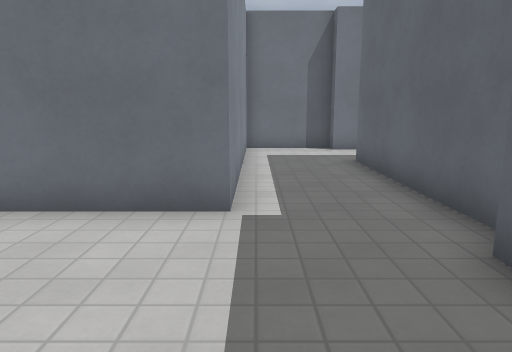
view 1 (above)

22 first-person views from a walk through a level from a Godot 3-D game. The camera is 1.3 m above the floor, tilts 10° down and sees 70° across. The floor is counted in squares, 1 m on a side. Each view is taken from the middle of a square. On the plan, view 1 faces up. The plan holds only what a view shows up to about 15 squares ahead; the rest is blank. The place goes on beyond the plan. Characters and animated objects are not drawn. Surface patterns are stand-ins for the level's own textures.

view 2
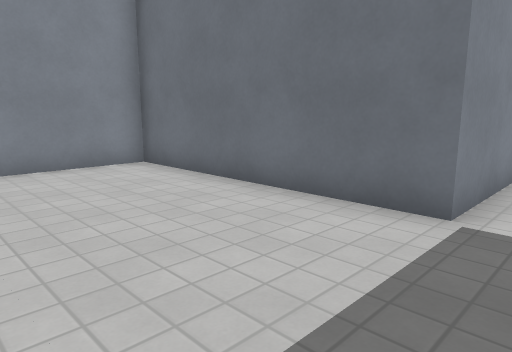

view 3
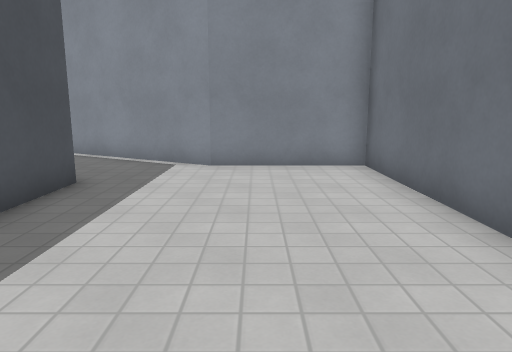

view 4
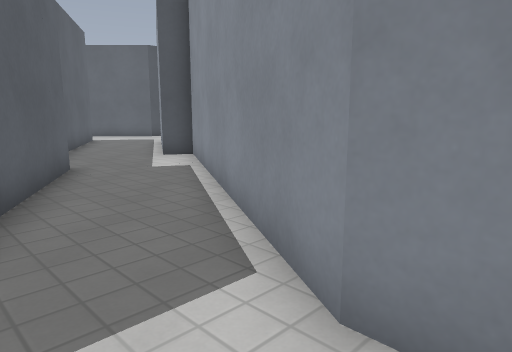

view 5
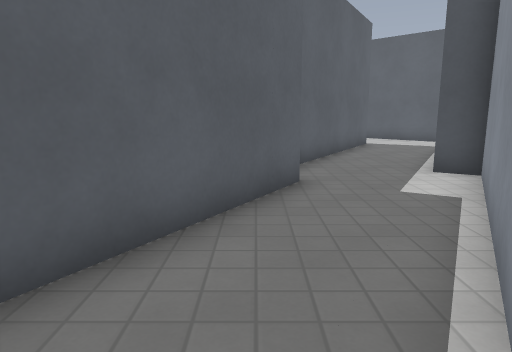

view 6
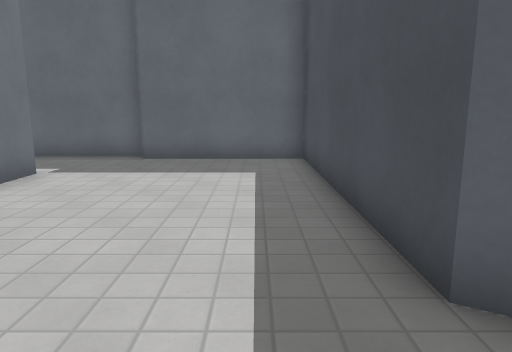

view 7
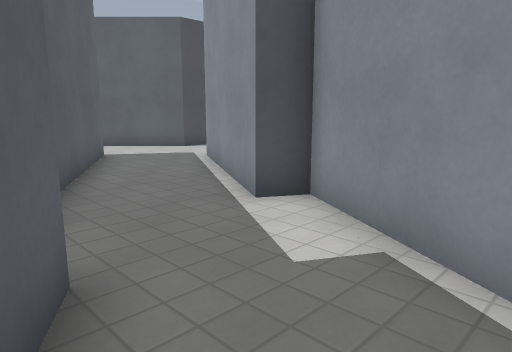

view 8
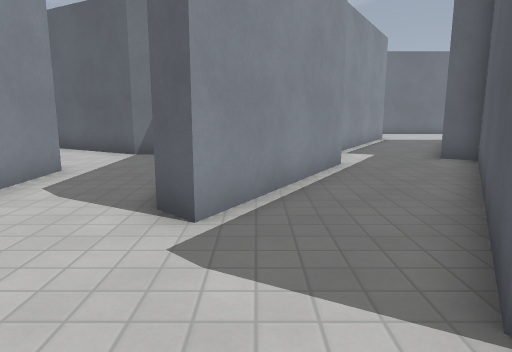

view 9
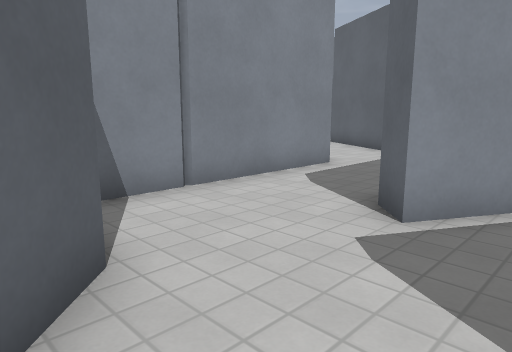

view 10
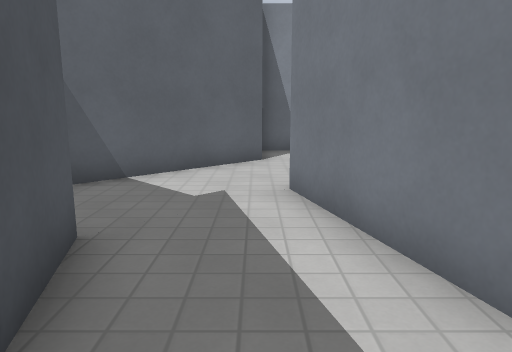

view 11
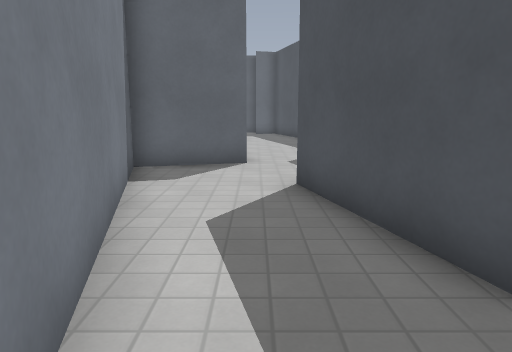

view 12
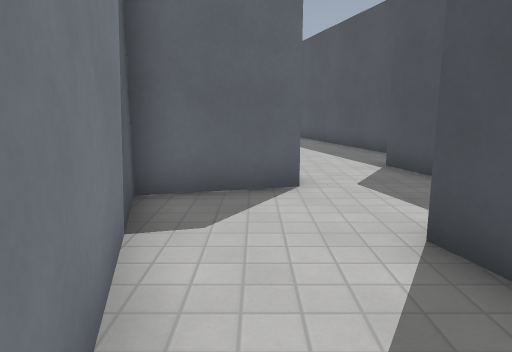

view 13
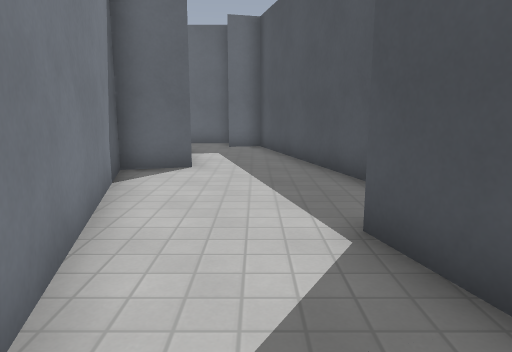

view 14
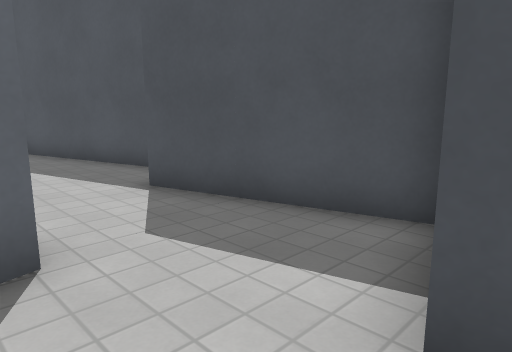

view 15
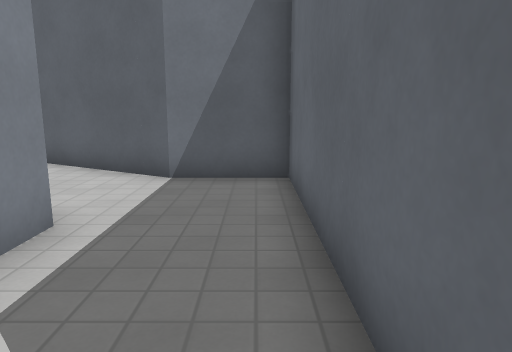

view 16
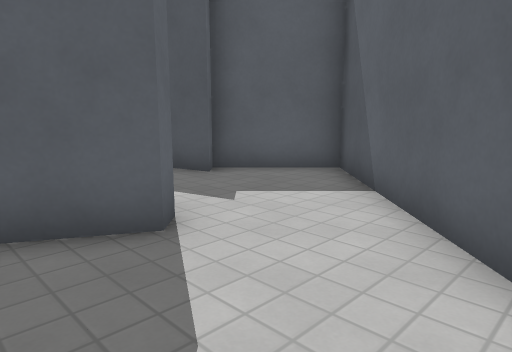

view 17
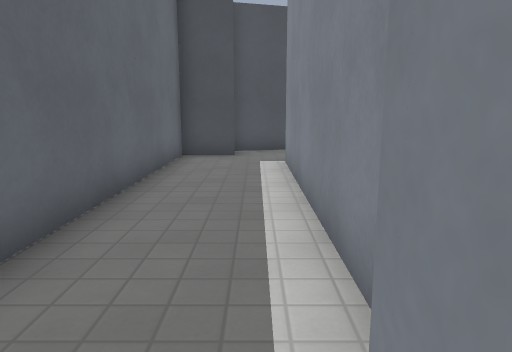

view 18
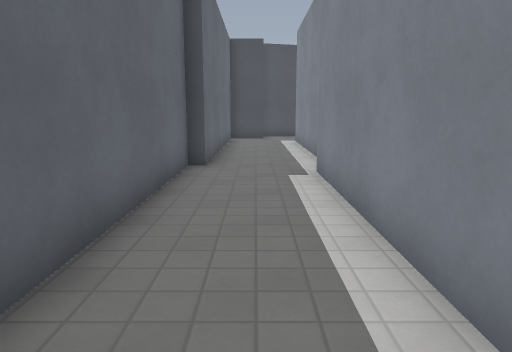

view 19
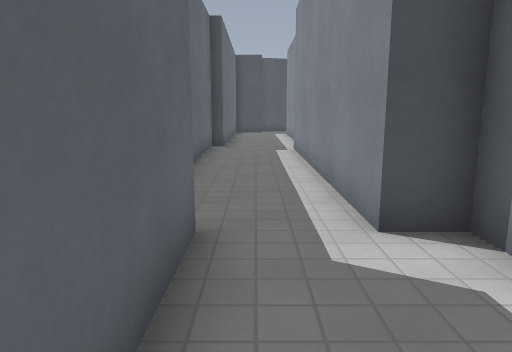

view 20
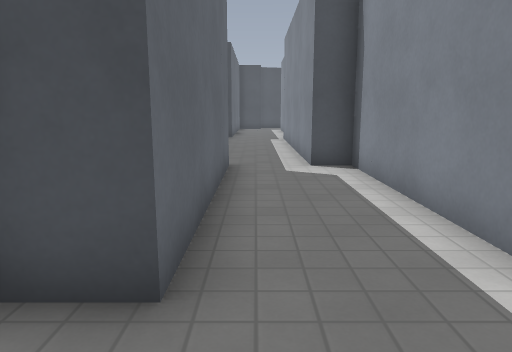

view 21
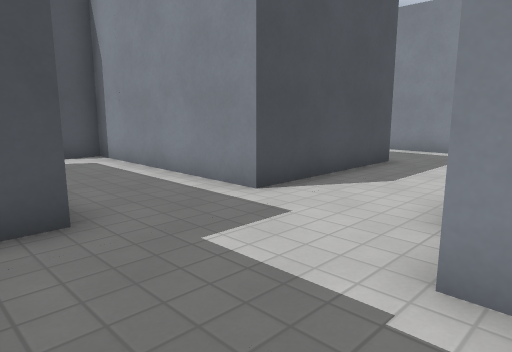

view 22
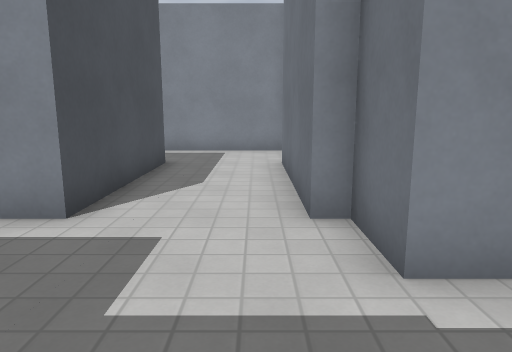

### Floor plan
Points are (right, up) in squares from view 1. A wall is a line through its corners. A room is listed if a view was taken in it or the views show most of it. See-through windows are left out.
Room 1 (views 1, 2, 3, 4, 5, 6, 7)
walls: (-1.6, 4.7) (-7.8, 4.7) (-7.8, 0.9) (-12.6, -7.4) (-11.9, -7.9) (-14.7, -12.8); (-11.9, -13.9) (-8, -7.3) (-8.8, -6.8) (-5.7, -1.3) (2.2, -1.3) (2.2, 3.2)
ways out: opening at (-13.5, -13) to room 4; opening at (0, 4) to room 5
Room 2 (views 8, 9, 11)
walls: (-10.6, -15) (-12.1, -15.4); (-14.8, -17) (-11.4, -20.4) (-9.2, -18.3) (-9.7, -17.9)
ways out: opening at (-9.5, -16.5) to room 3; opening at (-13.5, -16.5) to room 4
Room 3 (views 10, 12, 13, 14)
walls: (-2.7, -15.8) (-3.4, -13.1) (-10.6, -15); (-4.7, -19.4) (-0.1, -18.2); (1.9, -19.3) (5.7, -18.3); (4.6, -15.6) (4.2, -13.9) (-2.2, -15.6); (-9.7, -17.9) (-5.4, -16.7)
ways out: opening at (-9.5, -16.5) to room 2; opening at (5.5, -16.5) to room 5
Room 4 (views 15, 16)
walls: (-18.3, -8.9) (-18.3, -15.9); (-14.7, -12.8) (-15.3, -12.2) (-15.3, -5.8) (-17.7, -5.8) (-20.5, -4.2); (-17.1, -15.8) (-16, -15.8) (-14.8, -17); (-12.1, -15.4) (-12.5, -15) (-11.9, -13.9)
ways out: opening at (-13.5, -13) to room 1; opening at (-13.5, -16.5) to room 2
Room 5 (views 17, 18, 19, 20, 21, 22)
walls: (10.7, 3.1) (10.7, 9.7) (11.8, 9.7); (2.7, 3.2) (2.7, 9.7) (7.7, 9.7) (7.7, 3.2) (8.7, 3.2) (8.7, -6); (7.7, 12.7) (2.7, 12.7); (9.3, 14) (9.3, 13.2) (7.7, 13.2); (2.7, 13.2) (-0.3, 13.2) (-0.3, 4.7) (-1.6, 4.7); (8.2, -7.1) (8.2, -14.5); (5.7, -18.3) (9.9, -17.2) (9.6, -16) (11.2, -16) (11.2, -6.8) (11.7, -6.8) (11.7, -0.1)
ways out: opening at (0, 4) to room 1; opening at (5.5, -16.5) to room 3

Positions as (right, up) in squares from view 1, and headings:
1: (0, 0), facing up
2: (1, 0), facing up-left
3: (1, 2), facing left
4: (-6, 2), facing down-left
5: (-8, 0), facing down
6: (-8, 0), facing right
7: (-8, -4), facing down-left
8: (-14, -17), facing up
9: (-13, -17), facing up-left
10: (-6, -16), facing left
11: (-12, -16), facing right
12: (-9, -15), facing right
13: (-4, -17), facing right
14: (-6, -15), facing down-right
15: (-16, -13), facing up
16: (-16, -13), facing down-right
17: (9, -5), facing down
18: (10, 2), facing down
19: (10, 7), facing down
20: (10, 12), facing down
21: (12, 14), facing down-left
22: (12, 12), facing left
